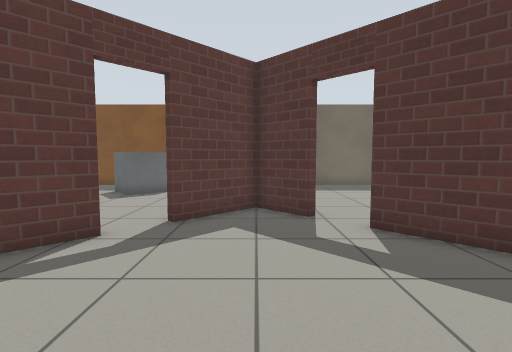
View 1 (above)

22 first-person views from a walk through a world built for the Gazebo simulator. The camera is 0.9 m above the floor, tilts 4° down and sees 85° across. The floor is counted in squares, 0.5 m on a side. Each view is taken from the middle of a square. On the plan, view 1 faces up. The plan holds only what a view shows up to about 15 squares ahead; the rest is blank. Gazebo's built-in surfaces are drawn with simple patterns.

View 2
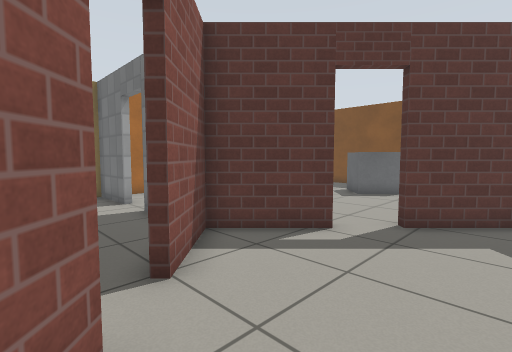

View 3
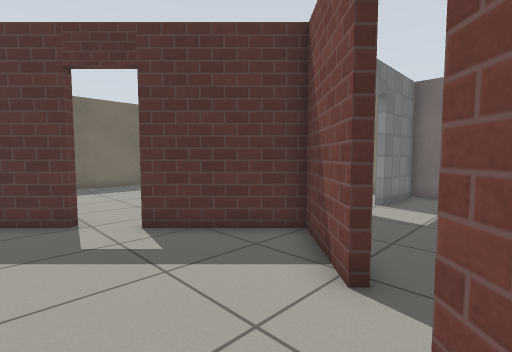

View 4
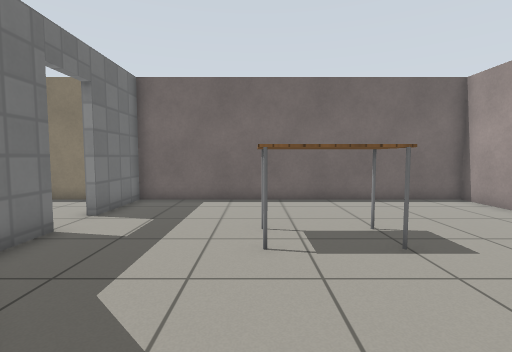

View 5
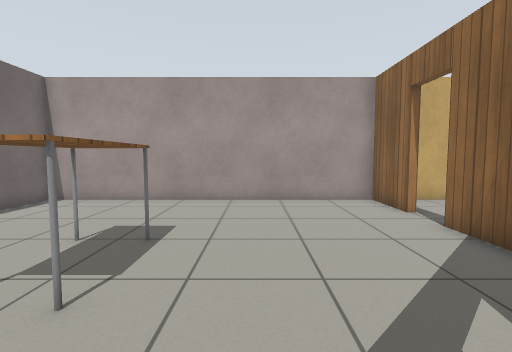

View 6
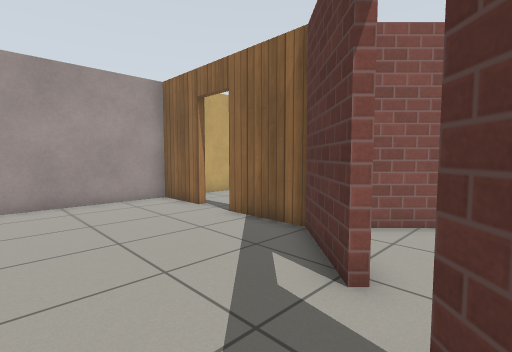

View 7
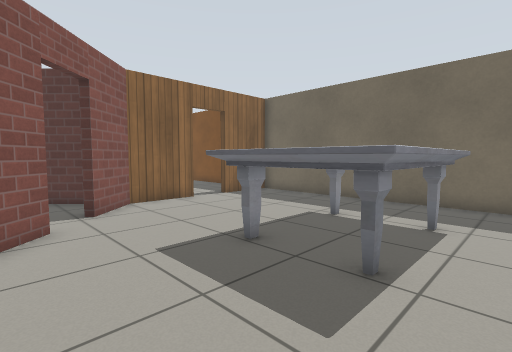

View 8
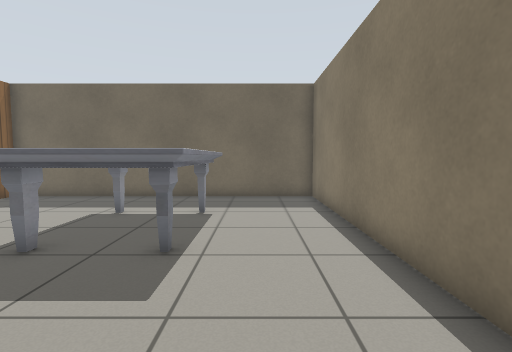

View 9
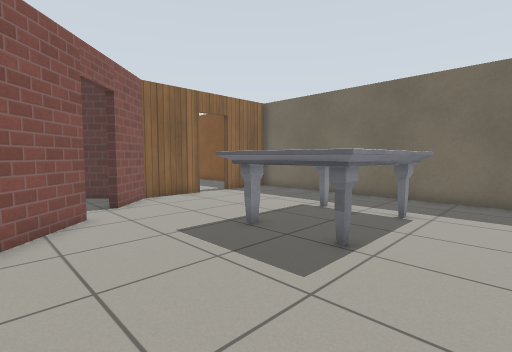

View 10
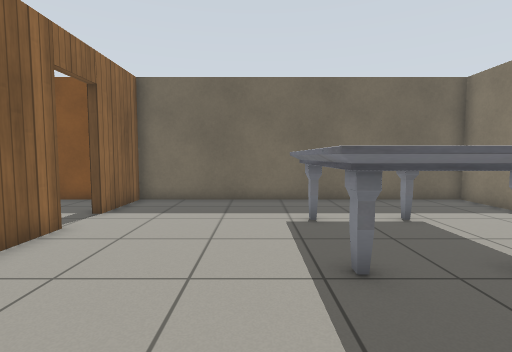

View 11
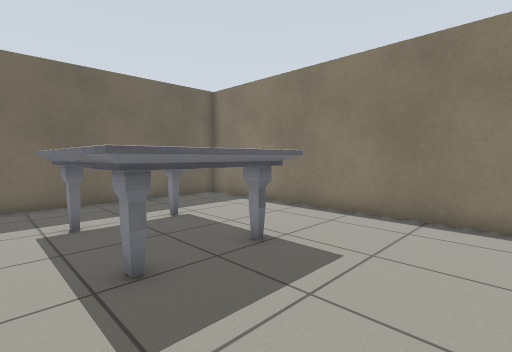

View 12
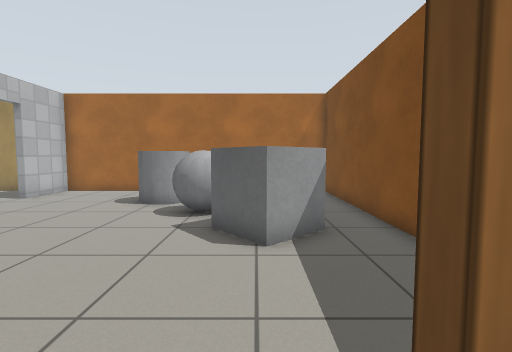

View 13
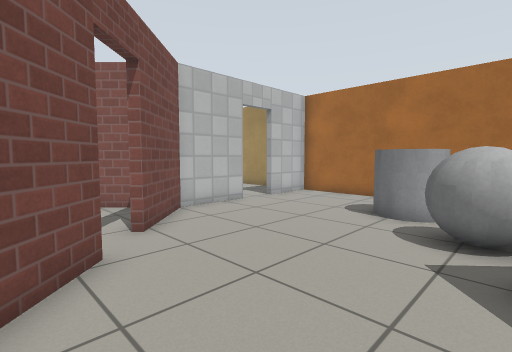

View 14
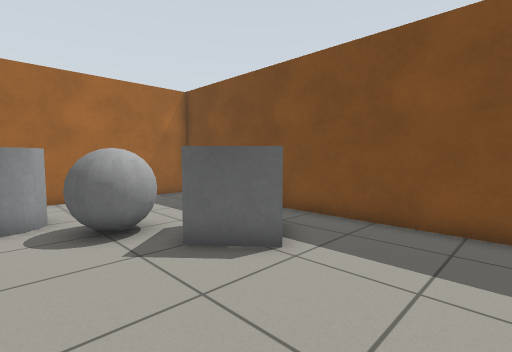

View 15
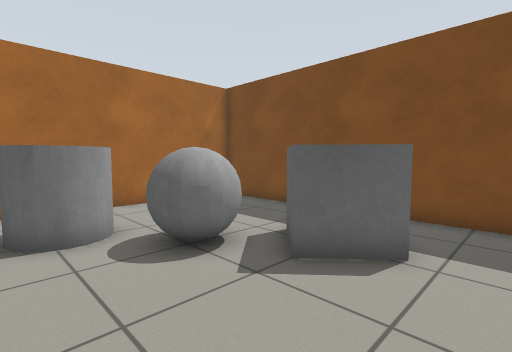

View 16
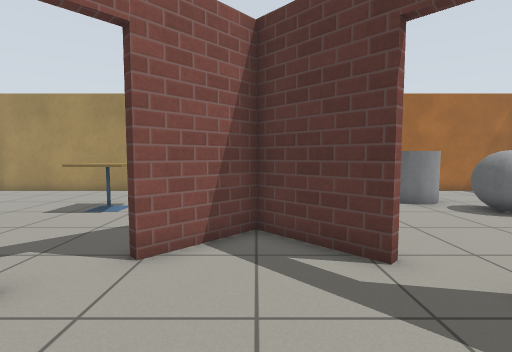

View 17
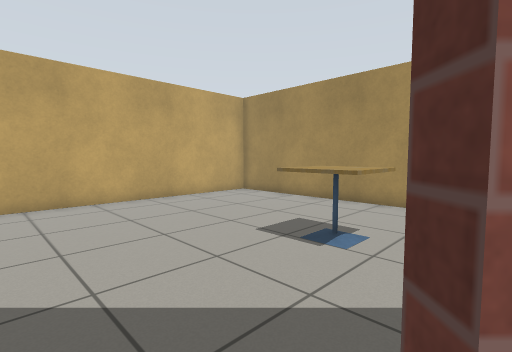

View 18
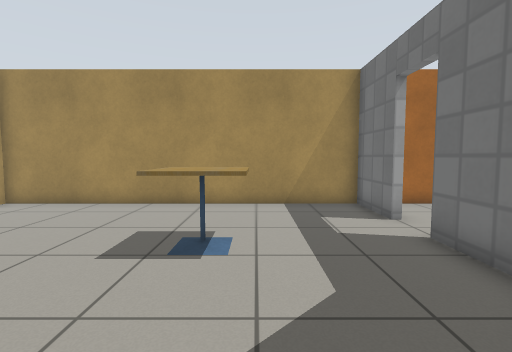

View 19
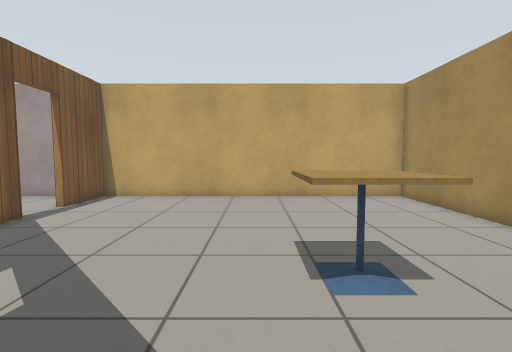

View 20
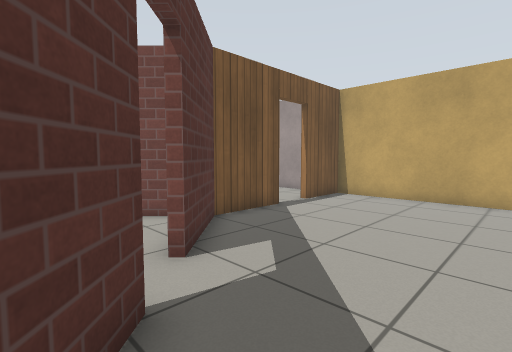

View 21
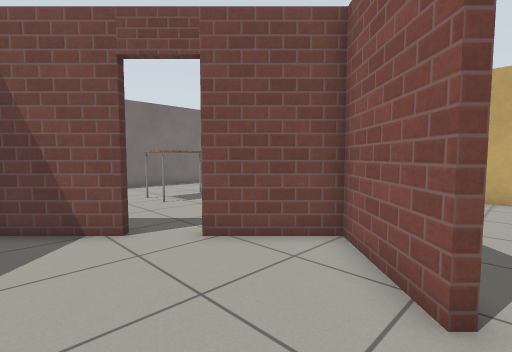

View 22
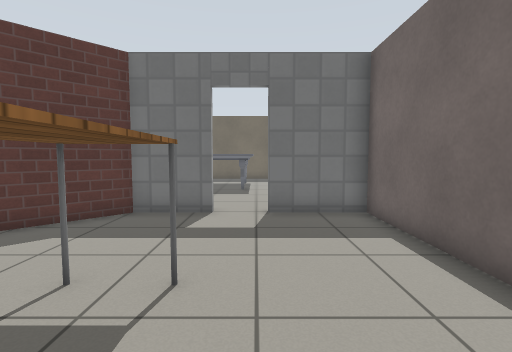

### Floor plan
Points are (right, up) in squares from view 1. A wall is a line through its corners. A room is listed if a view was taken in it or the views show most of it. See-through windows are left out.
Room 1 (views 1, 2, 3, 16, 17, 21)
walls: (-3.5, 6.3) (-5.8, 4); (3.5, 1.7) (5.8, 4); (1.6, 8.2) (0, 9.8) (-2.3, 7.5); (-2.7, 0.4) (-2.4, 0.7) (0.2, -1.9); (-5.9, 4.2) (-3.7, 1.9); (-0.2, -1.9) (2.3, 0.5); (5.9, 3.8) (2.8, 7)
ways out: open door at (3, 1) to room 2; open door at (2, 8) to room 3; open door at (3, 7) to room 3; open door at (-3, 7) to room 4; open door at (-3, 1) to room 5
Room 2 (views 4, 5, 6, 22)
walls: (2.5, 0.3) (0, -2.2); (0.2, -2.1) (0.2, -5.1); (6.1, 3.8) (3.7, 1.5); (8.6, 3.8) (5.9, 3.8); (0.2, -6.9) (0.2, -9.5) (13.6, -9.5) (13.6, 3.8) (10.4, 3.8)
ways out: open door at (3, 1) to room 1; open door at (9.5, 4) to room 3; open door at (0, -6) to room 5
objects: table (8, -4) to (9, -1)
Room 3 (views 7, 8, 9, 10, 11, 12)
walls: (3, 7.2) (5.1, 5.2); (0.2, 13) (0.2, 10.1) (1.8, 8.4); (13.6, 5.4) (13.6, 17.6) (0.2, 17.6) (0.2, 14.7)
ways out: open door at (2, 8) to room 1; open door at (3, 7) to room 1; open door at (9.5, 4) to room 2; open door at (0, 13.5) to room 4
objects: marble table (6, 10) to (10, 14)
Room 4 (views 13, 14, 15)
walls: (-2.5, 7.7) (-1.1, 9.1); (-9.1, 4.2) (-6.1, 4.2) (-3.8, 6.5) (-3.5, 6.3); (-1.3, 17.6) (-13.6, 17.6) (-13.6, 4.2) (-10.9, 4.2)
ways out: open door at (-3, 7) to room 1; open door at (0, 13.5) to room 3; open door at (-9.5, 4) to room 5
objects: grey cylinder (-11, 10) to (-10, 11); grey ball (-9, 12) to (-7, 13); grey box (-7, 13) to (-5, 15)
Room 5 (views 18, 19, 20)
walls: (-3.7, 1.9) (-3.9, 1.7) (-5.2, 3); (-7, 3.8) (-9.1, 3.8); (-0.2, -5.1) (-0.2, -2.1) (-2.7, 0.4); (-10.9, 3.8) (-13.6, 3.8) (-13.6, -9.5) (-0.2, -9.5) (-0.2, -6.9)
ways out: open door at (-3, 1) to room 1; open door at (0, -6) to room 2; open door at (-9.5, 4) to room 4
objects: cafe table (-9, -2) to (-8, 0)

Positions as (right, up) in squares from view 1, and headings:
1: (0, 0), facing up
2: (0, 0), facing up-left
3: (0, 0), facing up-right
4: (2, -1), facing right
5: (5, 2), facing down
6: (6, 2), facing down-left
7: (11, 6), facing up-left
8: (11, 5), facing up
9: (12, 5), facing up-left
10: (5, 6), facing up
11: (5, 6), facing up-right
12: (1, 14), facing left
13: (-1, 13), facing down-left
14: (-1, 10), facing up-left
15: (-3, 9), facing up-left
16: (1, 4), facing left
17: (-3, 2), facing down-left
18: (-3, 0), facing left
19: (-7, 3), facing down
20: (-7, 3), facing down-right
21: (-3, 4), facing down-right
22: (10, -5), facing up
